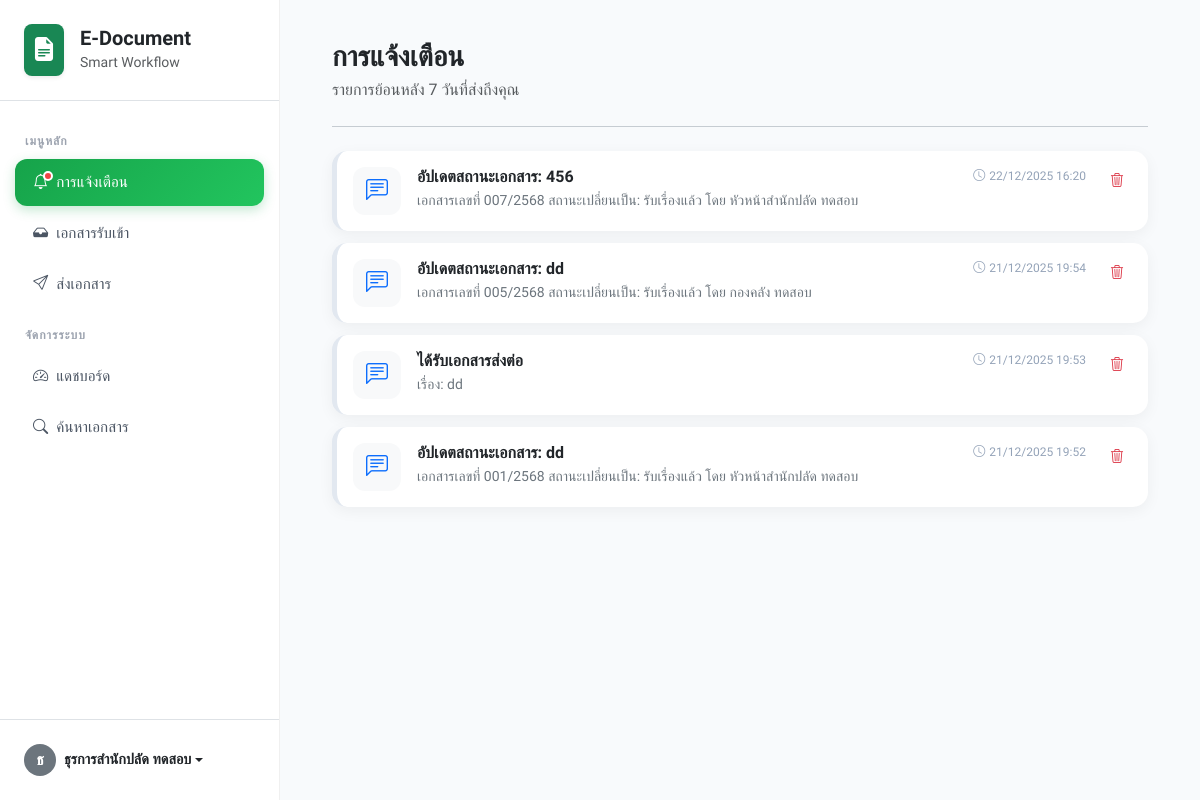
Before: /notifications/index.php (signed in) with the older database file.
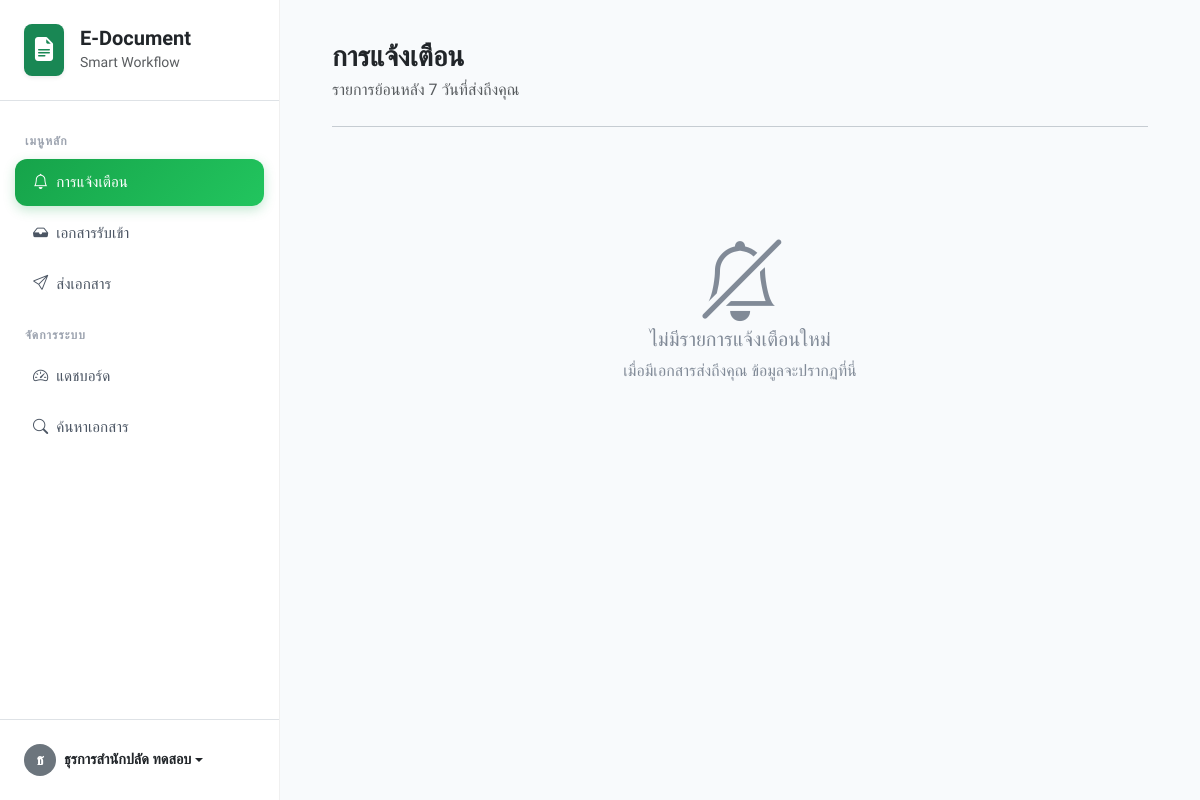
After: the same page with the newer database file.
### tables this page shows
CREATE TABLE `notifications` (
  `id` int(11) NOT NULL,
  `user_id` int(11) NOT NULL COMMENT 'ผู้รับแจ้งเตือน',
  `title` varchar(255) NOT NULL,
  `message` text DEFAULT NULL,
  `link` varchar(255) DEFAULT NULL COMMENT 'ลิงก์ไปหน้าเอกสาร',
  `is_read` tinyint(1) DEFAULT 0,
  `created_at` timestamp NOT NULL DEFAULT current_timestamp()
);

### notifications/index.php (the view, shortened to what the changed rows need)
<?php
include '../config/db.php';
$user_id = $_SESSION['user_id'];
$conn->query("DELETE FROM notifications WHERE created_at < DATE_SUB(NOW(), INTERVAL 7 DAY)");
$sql = "SELECT * FROM notifications WHERE user_id = ? ORDER BY created_at DESC";
$stmt = $conn->prepare($sql);
$stmt->bind_param("i", $user_id);
$stmt->execute();
$result = $stmt->get_result();
?>
<!DOCTYPE html>
<html lang="th">
<head>
    <link href="https://cdn.jsdelivr.net/npm/bootstrap@5.3.0/dist/css/bootstrap.min.css" rel="stylesheet">
    <link rel="stylesheet" href="https://cdn.jsdelivr.net/npm/bootstrap-icons@1.11.0/font/bootstrap-icons.css">
</head>
<body>
<div class="d-flex">
    <div class="flex-shrink-0">
        <?php include '../includes/sidebar.php'; ?>
    </div>
    <div class="main-content flex-grow-1">
        <div class="container-fluid" style="max-width: 850px;">
            <div class="notification-list">
                <?php if ($result->num_rows > 0): ?>
                    <?php while($row = $result->fetch_assoc()): ?>
                        <div class="card notif-card">
                            <div class="card-body d-flex align-items-start p-3">
                                <div class="icon-circle bg-light text-primary me-3">
                                    <i class="bi bi-chat-left-text"></i>
                                </div>
                                <div class="flex-grow-1">
                                    <div class="d-flex justify-content-between align-items-start">
                                        <h6 class="fw-bold mb-1 text-dark"><?php echo htmlspecialchars($row['title']); ?></h6>
                                        <span class="time-stamp"><i class="bi bi-clock me-1"></i><?php echo date('d/m/Y H:i', strtotime($row['created_at'])); ?></span>
                                    </div>
                                    <p class="mb-0 text-secondary small"><?php echo htmlspecialchars($row['message']); ?></p>
                                </div>
                                <div class="ms-3">
                                    <button onclick="confirmDelete(<?php echo $row['id']; ?>)" class="btn btn-sm btn-outline-danger border-0">
                                        <i class="bi bi-trash3"></i>
                                    </button>
                                </div>
                            </div>
                        </div>
                    <?php endwhile; ?>
                <?php else: ?>
                    <div class="text-center empty-state">
                        <i class="bi bi-bell-slash display-1 mb-3"></i>
                        <h5>ไม่มีรายการแจ้งเตือนใหม่</h5>
                        <p>เมื่อมีเอกสารส่งถึงคุณ ข้อมูลจะปรากฏที่นี่</p>
                    </div>
                <?php endif; ?>
            </div>
        </div>
    </div>
</div>
</body>
</html>

### includes/sidebar.php (shortened to what the changed rows need)
<?php
include_once __DIR__ . '/../config/db.php';
$sidebar_uid = $_SESSION['user_id'] ?? 0;
$role = $_SESSION['role'] ?? 'user';
$dept_id = $_SESSION['department_id'] ?? 0;
if (!function_exists('hasPermission')) {
    function hasPermission($conn, $user_id, $dept_id, $permission_slug)
    {
        $sql = "SELECT p.id FROM permissions p
                LEFT JOIN role_permissions rp ON p.id = rp.permission_id
                LEFT JOIN user_roles ur ON rp.role_id = ur.role_id
                LEFT JOIN department_permissions dp ON p.id = dp.permission_id
                WHERE p.slug = ?
                AND (ur.user_id = ? OR dp.department_id = ?)";
        $stmt = $conn->prepare($sql);
        $stmt->bind_param("sii", $permission_slug, $user_id, $dept_id);
        $stmt->execute();
        return $stmt->get_result()->num_rows > 0;
    }
}
$unread_count = 0;
if ($sidebar_uid > 0) {
    $sql_count = "SELECT COUNT(*) as total FROM notifications WHERE user_id = ? AND is_read = 0";
    $stmt_count = $conn->prepare($sql_count);
    $stmt_count->bind_param("i", $sidebar_uid);
    $stmt_count->execute();
    $res_count = $stmt_count->get_result()->fetch_assoc();
    $unread_count = $res_count['total'] ?? 0;
}
$base_url = '/queue_document';
?>
<div class="sidebar-container d-flex flex-column">
    <div class="flex-grow-1 overflow-auto py-3">
        <?php if (
            hasPermission($conn, $sidebar_uid, $dept_id, 'noti') ||
            (hasPermission($conn, $sidebar_uid, $dept_id, 'income') && $role !== 'Admin') ||
            (hasPermission($conn, $sidebar_uid, $dept_id, 'send') && $role !== 'Admin') ||
            (hasPermission($conn, $sidebar_uid, $dept_id, 'forward') && $role !== 'Admin')
        ): ?>
            <?php if (hasPermission($conn, $sidebar_uid, $dept_id, 'noti')): ?>
                <a href="<?php echo $base_url; ?>/notifications/index.php" class="nav-link-custom <?php echo (strpos($_SERVER['REQUEST_URI'], '/notifications/') !== false) ? 'active' : ''; ?>">
                    <i class="bi bi-bell me-2"></i> การแจ้งเตือน
                    <?php if ($unread_count > 0): ?> <span class="notification-dot"></span> <?php endif; ?>
                </a>
            <?php endif; ?>
        <?php endif; ?>
    </div>
</div>

Changed rows visible on the page:
removed notifications: title "อัปเดตสถานะเอกสาร: 456", created_at "22/12/2025 16:20", message "เอกสารเลขที่ 007/2568 สถานะเปลี่ยนเป็น: รับเรื่องแล้ว โดย หัวหน้าสำนักปลัด ทดสอบ"
removed notifications: title "อัปเดตสถานะเอกสาร: dd", created_at "21/12/2025 19:54", message "เอกสารเลขที่ 005/2568 สถานะเปลี่ยนเป็น: รับเรื่องแล้ว โดย กองคลัง ทดสอบ"
removed notifications: title "ได้รับเอกสารส่งต่อ", created_at "21/12/2025 19:53", message "เรื่อง: dd"
removed notifications: title "อัปเดตสถานะเอกสาร: dd", created_at "21/12/2025 19:52", message "เอกสารเลขที่ 001/2568 สถานะเปลี่ยนเป็น: รับเรื่องแล้ว โดย หัวหน้าสำนักปลัด ทดสอบ"
Other visible differences:
text now shown: "ไม่มีรายการแจ้งเตือนใหม่ เมื่อมีเอกสารส่งถึงคุณ ข้อมูลจะปรากฏที่นี่"
